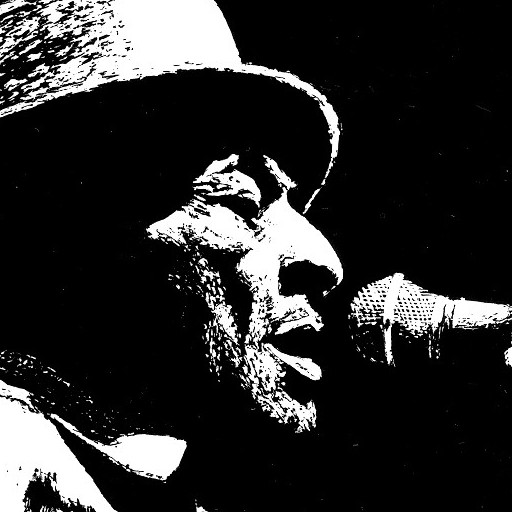
#> input picture images/bluesman.jpg, 512 x 512 px
$ python -i image_conversion.py   (imports and definitions only)
#> lines starting #> are read from the running program, lines starting #| are printed output that depends on the picture
#> further down, picture is the input picture: PIL image 512x512 L; min 0, max 255, mean 45.9
import pickle
from pathlib import Path

import numpy as np
from PIL import Image

# mask1593[i] holds the flat (256x256) pixel indices averaged to produce
# the colour of LED i, padded with 0 to a fixed width of 45 columns. 0 is
# never a genuine sample (the nearest any LED gets to pixel (0, 0) is
# (1, 1); the closest real index anywhere in the mask is 296), so it's
# safe to use as a padding sentinel and exclude from the average below.
# Pickled under Python 2 (protocol 0), hence encoding="latin1".
_DATA_DIR = Path(__file__).parent / "data"
# [2 lines not run here, left out]
# [1 line that did not run here, left out]


def prepare_image(image, size=(256, 256)):
    """Crop image to a centred square and resize it for convert_image()."""
#> called with size = (256, 256)
    if not isinstance(image, Image.Image):
        image = Image.fromarray(np.asarray(image))
    image = image.convert("RGB")
    width, height = image.size
#> width = 512; height = 512
    if width != height:
        side = min(width, height)
        left = (width - side) // 2
        top = (height - side) // 2
        image = image.crop((left, top, left + side, top + side))
    return np.asarray(image.resize(size))
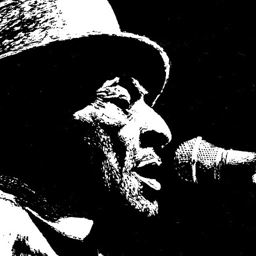
#> returned value: shape (256, 256, 3); min 0, max 255, mean 45.9


def convert_image(image_array):
    """Convert a 256x256 RGB image array to 1593 RGB LED intensities."""
    pixels = image_array.reshape(-1, image_array.shape[-1])
    samples = pixels[mask1593].astype(float)
    samples[~_mask1593_valid] = np.nan
    return np.nanmean(samples, axis=1).astype(int)

>>> from PIL import Image
>>> picture = Image.open('../../images/bluesman.jpg')
>>> result = prepare_image(picture)

$ run again, on images/hendrix.jpg
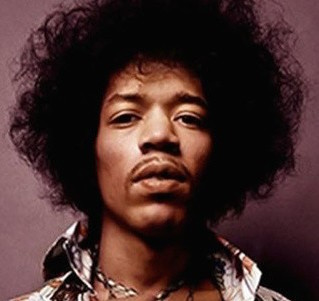
#> input picture images/hendrix.jpg, 319 x 301 px
#> picture is the input picture: PIL image 319x301 RGB; mean R, G, B 70.9, 44.9, 43.3
#> in prepare_image, `image = image.crop((left, top, left + side, top + side))`:
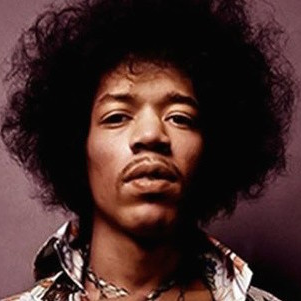
#> image: PIL image 301x301 RGB; mean R, G, B 68.3, 43.1, 40.9
